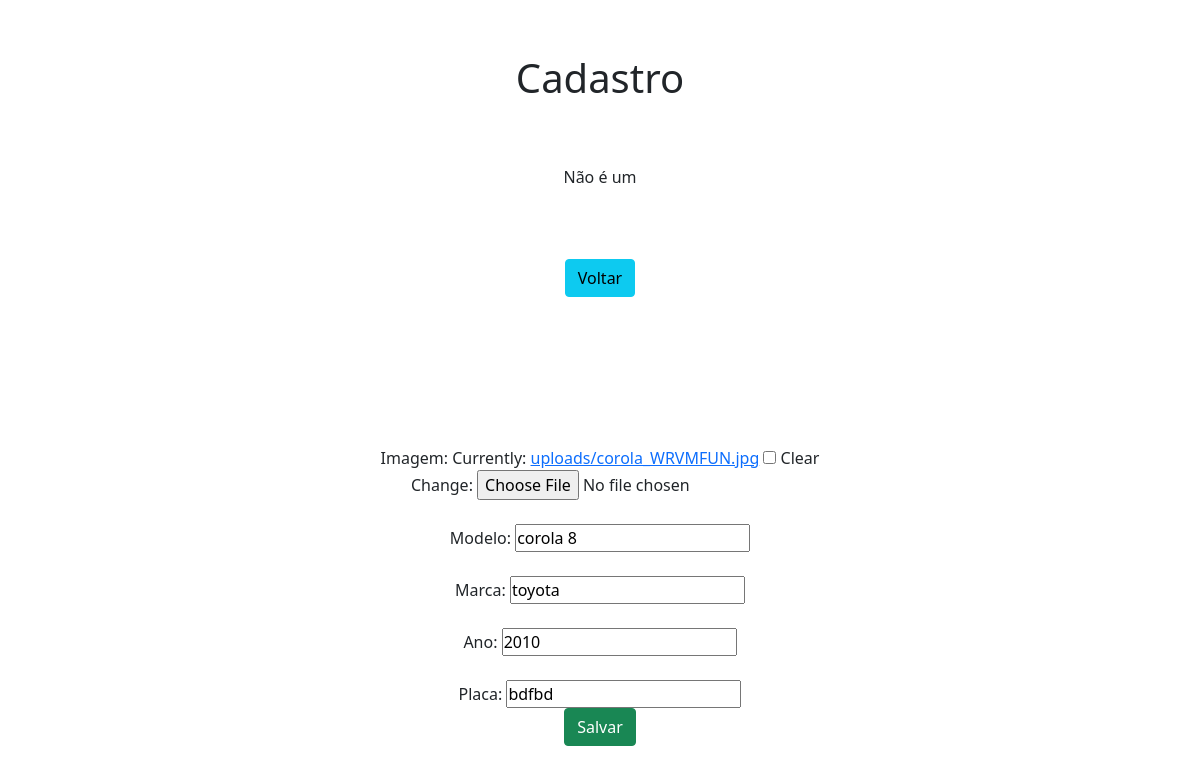
The page /edit/9/ on the database its author committed.
### app/models.py (models this page shows)
class Carro(models.Model):
    imagem = models.ImageField(
        blank=True, upload_to="uploads", default="media/uploads/padraoCarro.jpg"
    )
    modelo = models.CharField(max_length=50)
    marca = models.CharField(max_length=50)
    ano = models.IntegerField()
    placa = models.CharField(max_length=50)

### app/views.py (the view)
# urls.py: path("edit/<int:pk>/", edit, name="edit"),
def edit(request, pk):
    context = {
        "db": Carro.objects.get(pk=pk),
    }
    context["form"] = CarroForm(instance=context["db"])
    return render(request, "form.html", context)
    """ data = {}
  data['db'] = Carro.objects.get(pk=pk)
  data['form'] = CarroForm(instance=data['db'])
  return render(request, 'form.html', data) """

### app/forms.py
class CarroForm(forms.ModelForm):
    class Meta:
        model = Carro
        fields = ["imagem", "modelo", "marca", "ano", "placa"]

### app/templates/form.html (shortened to what this page needs)
<!DOCTYPE html>
<html lang="pt-br">
<head>
  <link href="https://cdn.jsdelivr.net/npm/bootstrap@5.0.2/dist/css/bootstrap.min.css" rel="stylesheet">
  <link rel="stylesheet" href="./static/css/style.css">
</head>
<body>
  <div class="col-8 m-auto pt-2 pb-2 text-center">
    <h1>Cadastro</h1>
  </div>
  {% if carro.modelo.pk == "corola" %}
    Esse é um carro: {{carro}}
  {% else %}
    Não é um {{carro}}
  {% endif %}
  <div class="col-8 m-auto pt-4 pb-2 text-center">
    <a href="/" class="btn btn-info">Voltar</a>
  </div>
  <div class="col-8 m-auto pt-4 pb-2 text-center">
    <form name="form" id="form" action="{% if db %}/update/{{db.id}}{% else %}/create/{% endif %}" method="post" enctype="multipart/form-data" >
      <div class="form-group mt-4">Imagem: {{form.imagem}}
      </div>
      <div class="form-group mt-4">Modelo: {{form.modelo}}</div>
      <div class="form-group mt-4">Marca: {{form.marca}}</div>
      <div class="form-group mt-4">Ano: {{form.ano}}</div>
      <div class="form-group mt-4">Placa: {{form.placa}}</div>
      <input  type="submit" class="btn btn-success" value="Salvar"  placeholder="" pattern="">
    </form>
  </div>
  {% load static %}
</body>
</html>

### app/static/css/style.css (style rules this page uses)
* { padding: 0; margin: 0; box-sizing: border-box; }
body { display: flex; justify-content: center; align-items: center; flex-direction: column; width: 100%; height: 100vh; background-color: white; }

### rows shown on the page
Carro: modelo "corola 8", marca "toyota", ano "2010", placa "bdfbd"
